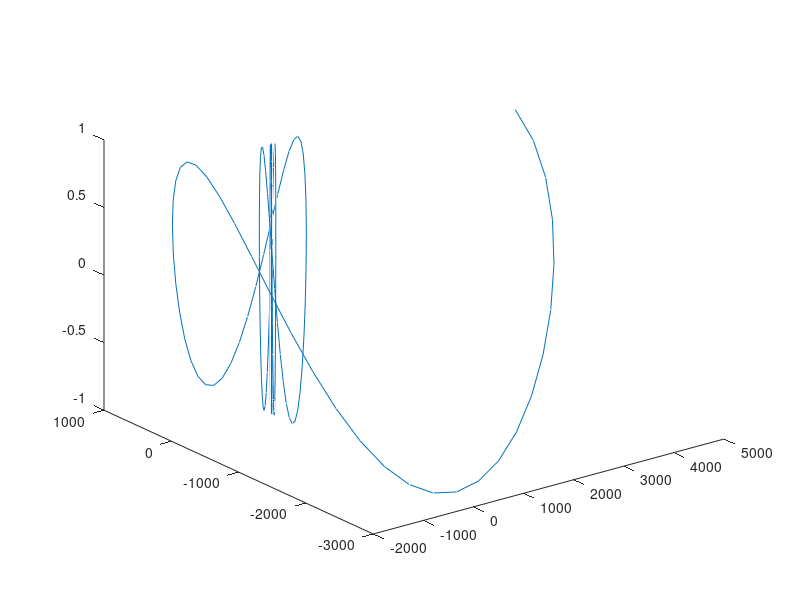

This figure's MATLAB source:
x = -100:0.5:100;
y = -100:0.5:100;
t = complex(x,y);
U1 = exp(1/12.*(2+i).*t);
U2 = exp(1/8.*(-1+2i).*t);
U3 = exp(1/4.*(1+i).*t);
X = real(U1);
Y = imag(U1);
Z = real(U3);
plot3(X,Y,Z);

%[X,Y] = meshgrid(-10:1:100);
%t = complex(X,Y);
%U = exp(1/12.*(2+i).*t);
%Z = real(U);
%W = imag(U);
%   surf(Z);
%    surf(W)
% view(-115,114)

%t = -10:0.05:10;
%    x = exp((1/2).*t);
%    y = exp(3.*t);
%z = exp((2i+4).*t);
%x = real(z); 
%y = imag(z);
%        plot(x,y,'k')
%axis square